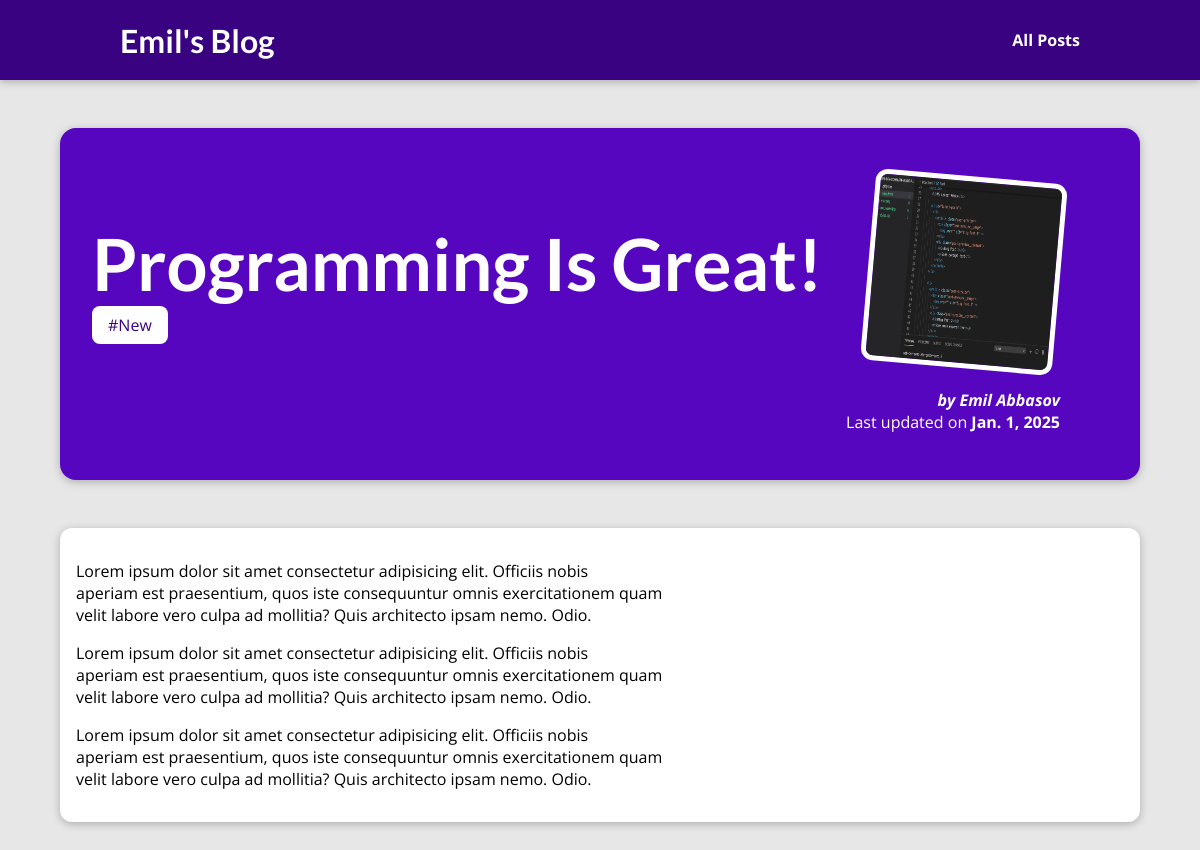
Page /posts/programming-is-fun on the committed database.
### blog/models.py (models this page shows, shortened)
class Post(models.Model):
  title = models.CharField(max_length=150)
  excerpt = models.CharField(max_length=200)
  image_name = models.CharField(max_length=100)
  date = models.DateField(auto_now=True)
  slug = models.SlugField(unique=True)
  content = models.TextField(validators=[MinLengthValidator(10)])
  author = models.ForeignKey(Author, on_delete=models.SET_NULL, null=True, related_name='posts')
  tags = models.ManyToManyField(Tag)

class Tag(models.Model):
  caption = models.CharField(max_length=20)

class Author(models.Model):
  first_name = models.CharField(max_length=100)
  last_name = models.CharField(max_length=100)
  email_address = models.EmailField()
  def __str__(self):
    return f'{self.first_name} {self.last_name}'

### blog/views.py (the view)
# urls.py: path('posts/<slug:slug>', views.post_detail, name='post-detail') # /posts/my-first-post
def post_detail(request, slug):
  identified_post = get_object_or_404(Post, slug=slug)
  context = {
    'post': identified_post,
    'post_tags': identified_post.tags.all(),
  }
  return render(request, 'blog/post-detail.html', context=context)

### blog/templates/blog/post-detail.html (shortened to what this page needs)
{% extends "base.html" %}
{% load static %}
{% block css_files %}
  <link rel="stylesheet" href="{% static "blog/post-detail.css" %}">
{% endblock css_files %}
{% block content %}
<section id="summary">
  <h2>{{ post.title }}</h2>
  <div>
    {% for tag in post_tags %}
      <span class="tag">#{{ tag.caption }}</span>
    {% endfor %}
  </div>
  <article>
    <img src="{% static "blog/images/"|add:post.image_name %}" alt="{{ post.title }}">
    <address>by <a href="mailto: {{ post.author.email_address }}">{{ post.author }}</a></address>
    <div>
      Last updated on <time>{{ post.date }}</time>
    </div>
  </article>
</section>
<main>
  <p>{{ post.content|linebreaks }}</p>
</main>
{% endblock %}

### static/app.css (style rules this page uses)
* { box-sizing: border-box; }
html { font-family: 'Open Sans', 'Lato', sans-serif; }
body { margin: 0; }
h1, h2, h3 { font-family: 'Lato', sans-serif; font-weight: bold; }

### blog/static/blog/post-detail.css (style rules this page uses)
body { background-color: #e7e7e7; }
#summary { margin: 8rem auto 3rem auto; padding: 2rem; width: 90%; max-width: 90rem; border-radius: 16px; background-color: #5706c0; position: relative; box-shadow: 0 2px 8px rgba(0, 0, 0, 0.25); height: 22rem; }
#summary h2 { color: white; font-size: 4.5rem; margin-bottom: 0.5rem; }
#summary article { position: absolute; top: 2rem; right: 3rem; padding: 1rem 2rem; border-radius: 12px; text-align: right; color: white; }
#summary article img { width: 12rem; height: 12rem; border-radius: 12px; transform: rotateZ(5deg); border: 5px solid white; margin-bottom: 1rem; }
#summary address { font-weight: bold; }
#summary a { color: white; text-decoration: none; }
#summary time { font-weight: bold; }
main { width: 90%; max-width: 90rem; margin: 3rem auto; background-color: white; padding: 1rem; border-radius: 12px; box-shadow: 0 2px 8px rgba(0, 0, 0, 0.25); }
.tag { background-color: white; color: #390281; padding: 0.5rem 1rem; border: none; border-radius: 8px; }

### rows in the picture
Post: title "Programming Is Great!", image_name (picture), author "Emil Abbasov", date "Jan. 1, 2025", content "Lorem ipsum dolor sit amet consectetur adipisicing elit. Officiis nobis aperiam est praesentium, quos iste consequuntur omnis exercitationem quam velit labore vero culpa ad mollitia? Quis architecto ipsam nemo. Odio. Lorem ipsum dolor sit amet consectetur adipisicing elit. Officiis nobis aperiam est praesentium, quos iste consequuntur omnis exercitationem quam velit labore vero culpa ad mollitia? Quis architecto ipsam nemo. Odio. Lorem ipsum dolor sit amet consectetur adipisicing elit. Officiis nobis aperiam est praesentium, quos iste consequuntur omnis exercitationem quam velit labore vero culpa ad mollitia? Quis architecto ipsam nemo. Odio."
Tag: caption "New"
